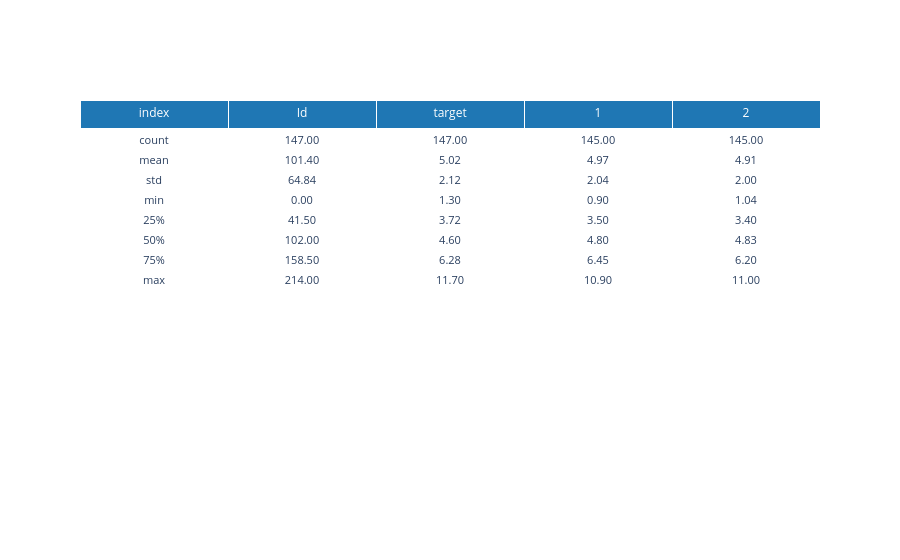

Notebook code cell kept with this figure:
### Code cell
import plotly.graph_objects as go

# 1. Creamos un DataFrame de resumen estadístico (o puedes usar df2_clean directamente)
df_resumen = df2_clean.describe().reset_index()

# 2. Construimos la tabla interactiva
fig = go.Figure(data=[go.Table(
    header=dict(
        values=list(df_resumen.columns),
        fill_color='#1f77b4', # Color azul oscuro para el encabezado
        font=dict(color='white', size=12),
        align='center'
    ),
    cells=dict(
        # Iteramos sobre las columnas para extraer los valores
        values=[df_resumen[col] for col in df_resumen.columns],
        fill_color='rgba(0,0,0,0)', # Celdas transparentes
        font=dict(size=11),
        align='center',
        format=[None] + [".2f"] * (len(df_resumen.columns)-1) # Formateo a 2 decimales
    ))
])


fig.show()

### Figure 1 — Plotly figure (JSON) as saved in the notebook; plotly's stock layout.template omitted (floating-point values rounded to 4 significant figures)
{"data": [{"cells": {"align": "center", "fill": {"color": "rgba(0,0,0,0)"}, "font": {"size": 11}, "format": [null, ".2f", ".2f", ".2f", ".2f"], "values": [["count", "mean", "std", "min", "25%", "50%", "75%", "max"], [147, 101.4, 64.84, 0, 41.5, 102, 158.5, 214], [147, 5.022, 2.123, 1.3, 3.72, 4.6, 6.275, 11.7], [145, 4.973, 2.044, 0.9, 3.5, 4.8, 6.45, 10.9], [145, 4.907, 2.001, 1.04, 3.4, 4.83, 6.2, 11]]}, "header": {"align": "center", "fill": {"color": "#1f77b4"}, "font": {"color": "white", "size": 12}, "values": ["index", "Id", "target", "1", "2"]}, "type": "table"}], "layout": {}}
